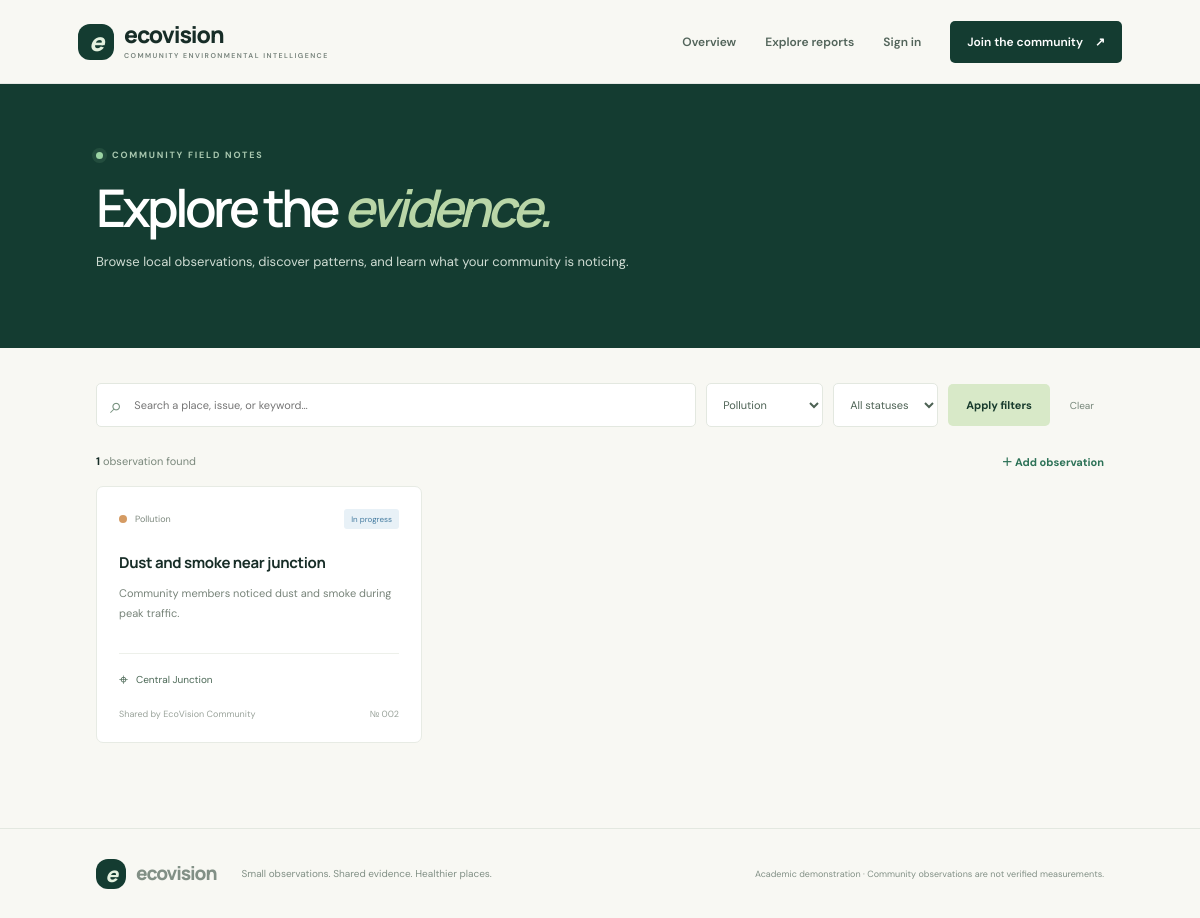
Page /reports?category=Pollution on the committed database.
### tables this page shows
CREATE TABLE reports (
        id INTEGER PRIMARY KEY AUTOINCREMENT,
        user_id INTEGER NOT NULL,
        title TEXT NOT NULL,
        category TEXT NOT NULL,
        location TEXT NOT NULL,
        description TEXT NOT NULL,
        status TEXT NOT NULL DEFAULT 'Open',
        created_at TIMESTAMP DEFAULT CURRENT_TIMESTAMP,
        FOREIGN KEY(user_id) REFERENCES users(id)
    );

CREATE TABLE users (
        id INTEGER PRIMARY KEY AUTOINCREMENT,
        name TEXT NOT NULL,
        email TEXT NOT NULL UNIQUE,
        password_hash TEXT NOT NULL,
        created_at TIMESTAMP DEFAULT CURRENT_TIMESTAMP
    );

### app.py (the view)
@app.route("/reports")
def reports():
    q = request.args.get("q", "").strip()
    category = request.args.get("category", "")
    status = request.args.get("status", "")
    sql = """SELECT reports.*, users.name AS reporter FROM reports
             JOIN users ON users.id=reports.user_id WHERE 1=1"""
    args = []
    if q:
        sql += " AND (reports.title LIKE ? OR reports.location LIKE ? OR reports.description LIKE ?)"
        args.extend([f"%{q}%"] * 3)
    if category in ("Pollution", "Waste", "Water", "Green spaces", "Wildlife"):
        sql += " AND reports.category=?"; args.append(category)
    if status in ("Open", "In progress", "Resolved"):
        sql += " AND reports.status=?"; args.append(status)
    sql += " ORDER BY reports.created_at DESC"
    db = get_db()
    items = db.execute(sql, args).fetchall()
    db.close()
    return render_template("reports.html", reports=items, q=q, category=category, status=status)

### database.py (called while the page is built)
def get_db():
    connection = sqlite3.connect(DB_PATH)
    connection.row_factory = sqlite3.Row
    return connection

### templates/reports.html (shortened to what this page needs)
{% extends "base.html" %}
{% block content %}
<section class="page-hero"><div class="eyebrow"><span class="pulse"></span> COMMUNITY FIELD NOTES</div><h1>Explore the <span>evidence.</span></h1><p>Browse local observations, discover patterns, and learn what your community is noticing.</p></section>
<section class="section listing-section">
<form class="filter-bar" method="get"><div class="search-box"><span>⌕</span><input name="q" value="{{ q }}" placeholder="Search a place, issue, or keyword…"></div><select name="category"><option value="">All categories</option>{% for c in ['Pollution','Waste','Water','Green spaces','Wildlife'] %}<option value="{{ c }}" {% if category==c %}selected{% endif %}>{{ c }}</option>{% endfor %}</select><select name="status"><option value="">All statuses</option>{% for s in ['Open','In progress','Resolved'] %}<option value="{{ s }}" {% if status==s %}selected{% endif %}>{{ s }}</option>{% endfor %}</select><button class="button button-primary" type="submit">Apply filters</button><a class="clear-link" href="{{ url_for('reports') }}">Clear</a></form>
<div class="listing-meta"><span><strong>{{ reports|length }}</strong> observation{% if reports|length != 1 %}s{% endif %} found</span><a class="text-link" href="{{ url_for('new_report') }}">＋ Add observation</a></div>
<div class="report-grid listing-grid">{% for report in reports %}<article class="report-card"><div class="report-card-top"><span class="category-dot {{ report.category|lower|replace(' ','-') }}"></span><span>{{ report.category }}</span><span class="status status-{{ report.status|lower|replace(' ','-') }}">{{ report.status }}</span></div><h3>{{ report.title }}</h3><p>{{ report.description }}</p><div class="report-location"><span>⌖</span>{{ report.location }}</div><div class="report-card-foot"><span>Shared by {{ report.reporter }}</span><span>№ {{ "%03d"|format(report.id) }}</span></div>{% if session.get('user_id') == report.user_id and report.status != 'Resolved' %}<form method="post" action="{{ url_for('resolve_report', report_id=report.id) }}"><button class="resolve-button">✓ Mark as resolved</button></form>{% endif %}</article>{% else %}<div class="empty-state"><span>⌕</span><h3>No matching observations</h3><p>Try another keyword or remove a filter.</p></div>{% endfor %}</div>
</section>
{% endblock %}

### static/css/style.css (style rules this page uses)
:root { --ink:#172d27;--forest:#143c31;--green:#2d7257;--mint:#dcebe0;--paper:#f8f8f3;--white:#fff;--muted:#75817a;--line:#e3e8e0;--orange:#d18b54;--font:'DM Sans',sans-serif;--display:'Manrope',sans-serif }
* { box-sizing:border-box }
html { scroll-behavior:smooth }
body { margin:0;background:var(--paper);color:var(--ink);font-family:var(--font);font-size:14px }
a { color:inherit;text-decoration:none }
button,input,select,textarea { font:inherit }
.eyebrow { font-size:9px;letter-spacing:1.8px;font-weight:700;color:#a9c8b0;display:flex;align-items:center;gap:9px }
.pulse { width:7px;height:7px;background:#9bd4a4;border-radius:50%;box-shadow:0 0 0 4px #9bd4a41c }
.hero h1,.page-hero h1,.form-intro h1 { font:600 clamp(42px,5.3vw,69px)/1.09 var(--display);letter-spacing:-3.7px;margin:28px 0 21px }
.hero h1 span,.page-hero h1 span,.form-intro h1 span { color:#b9d6a7;font-style:italic }
.button { display:inline-flex;align-items:center;justify-content:center;gap:16px;border:0;border-radius:5px;padding:14px 18px;font-size:11px;font-weight:700;cursor:pointer;transition:transform .2s,background .2s }
.button-primary { background:#d8e9c8;color:#183b2d }
.section { padding:85px 8% }
.text-link { font-size:11px;font-weight:700;color:var(--green);white-space:nowrap }
.report-grid { display:grid;grid-template-columns:repeat(3,1fr);gap:15px }
.report-card { background:#fff;border:1px solid #e7ebe4;border-radius:7px;padding:22px;min-width:0;transition:transform .2s,box-shadow .2s }
.report-card-top { display:flex;align-items:center;gap:8px;color:#7d887e;font-size:9px }
.category-dot { width:8px;height:8px;border-radius:50%;background:#6c9b72 }
.category-dot.pollution { background:#d59b63 }
.status { margin-left:auto;border-radius:3px;padding:5px 7px;font-size:8px;background:#f1f3ef;color:#69796b }
.status-in-progress { background:#e8f1f7;color:#477da1 }
.report-card h3 { font:700 15px var(--display);letter-spacing:-.3px;margin:23px 0 10px }
.report-card>p { font-size:11px;color:#78847a;line-height:1.8;min-height:58px }
.report-location { border-top:1px solid #edf0ea;padding-top:15px;display:flex;gap:8px;align-items:center;color:#4b6856;font-size:10px }
.report-location span { font-size:16px }
.report-card-foot { display:flex;justify-content:space-between;color:#9aa39b;font-size:9px;margin-top:18px }
.page-hero { background:var(--forest);color:white;padding:65px 8% 62px }
.page-hero h1 { font-size:52px;margin:19px 0 13px }
.page-hero p { color:#d0ddd4;max-width:570px;line-height:1.8;font-size:13px }
.listing-section { padding-top:35px }
.filter-bar { display:flex;gap:10px;align-items:center;flex-wrap:wrap }
.search-box { display:flex;align-items:center;gap:10px;background:white;border:1px solid var(--line);padding:0 13px;flex:1;min-width:210px;height:44px;border-radius:5px }
.search-box span { font-size:22px;color:#76917e }
.search-box input { border:0;outline:0;width:100%;background:transparent;font-size:11px }
.filter-bar select,.form-row select { height:44px;border:1px solid var(--line);border-radius:5px;background:white;padding:0 12px;color:#4d6254;font-size:11px }
.clear-link { font-size:10px;color:#77877a;padding:10px }
.listing-meta { display:flex;justify-content:space-between;align-items:center;margin:26px 0 17px;color:#7b897d;font-size:11px }
.listing-meta strong { color:var(--ink) }
.listing-grid { grid-template-columns:repeat(3,1fr) }

### rows in the picture
reports: category "Pollution", status "In progress", title "Dust and smoke near junction", description "Community members noticed dust and smoke during peak traffic.", location "Central Junction", reporter "EcoVision Community", id "002"

### other values in the picture
{{ reports|length }} "1"
form field category "Pollution"
